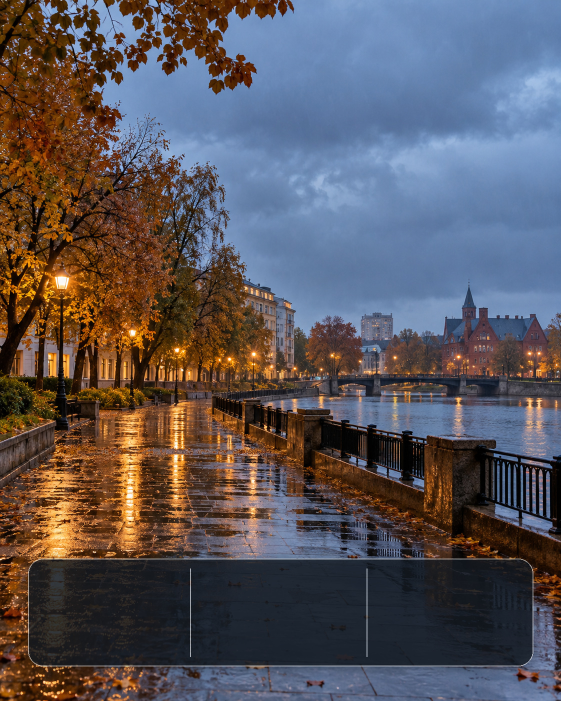
#> input picture assets/weekly/kld/kld_blue_evening.jpg, 1122 x 1402 px (shown at 1/2 size)
$ python -i test_weekly_photo_cover.py   (imports and definitions only)
#> lines starting #> are read from the running program, lines starting #| are printed output that depends on the picture
### weekly_photo_cover.py
#!/usr/bin/env python3
# -*- coding: utf-8 -*-
"""Opt-in photographic weekly cover. Pure presentation: does not fetch or change forecasts."""
from __future__ import annotations

import hashlib
import re
from datetime import date, timedelta
from pathlib import Path
from typing import Any

WIDTH, HEIGHT = 1080, 1350
PHOTO_RENDERER_VERSION = "weekly_photo_v1_candidate"
ASSETS: dict[str, dict[str, str]] = {
    "cyprus": {
        "neutral": "cy_clouds.jpg", "sunny": "cy_sunny.jpg", "sunset": "cy_sunset.jpg",
    },
    "kld": {
        "neutral": "kld_blue_evening.jpg", "wet": "kld_blue_evening.jpg",
        "coast": "kld_baltic_coast.jpg", "golden": "kld_golden_city.jpg",
    },
}
RUSSIAN_MONTHS = (
    "", "января", "февраля", "марта", "апреля", "мая", "июня",
    "июля", "августа", "сентября", "октября", "ноября", "декабря",
)


_SECTION_HEADINGS = (
    "✨ Главный фон недели", "🌿 Смысл недели", "🌦 Погода", "🌊 Море", "🌊 Балтика",
    "🏄 Вода и спорт", "🏭 Воздух сейчас", "🧲 Космопогода сейчас",
    "🌙 Луна и астроритм (интерпретация)", "↔️ К прошлому недельному прогнозу",
    "✅ Как прожить неделю",
)


def _section(text: str, heading: str) -> str:
    """Stop at another section header: missing weather must never borrow another fact."""
    lines = [line.strip() for line in text.splitlines()]
    for i, line in enumerate(lines):
        if line == heading:
            for candidate in lines[i + 1:]:
                if not candidate:
                    continue
                if candidate in _SECTION_HEADINGS:
                    return ""
                return candidate
            return ""
    return ""


def _section_lines(text: str, heading: str) -> list[str]:
    """Every non-empty line of a section, for safety scans (not for display)."""
    lines = [line.strip() for line in text.splitlines()]
    for i, line in enumerate(lines):
        if line == heading:
            found: list[str] = []
            for candidate in lines[i + 1:]:
                if candidate in _SECTION_HEADINGS:
                    break
                if candidate:
                    found.append(candidate)
            return found
    return []


def _is_partial(text: str) -> bool:
    signal = text.casefold()
    return any(phrase in signal for phrase in (
        "не подтвержд", "пока не собран", "прогноз уточн", "недостаточно данных",
        "данные обновляются", "неполный прогноз", "нет данных",
    ))


def _temperature(weather: str, main_fact: str) -> str:
    # Fail closed whenever the weekly forecast says its own seven-day coverage is not confirmed.
    if _is_partial(weather) or _is_partial(main_fact):
        return "Уточняется"
    match = re.search(r"(?<!\d)(-?\d{1,2})\s*[–—−-]\s*(-?\d{1,2})\s*°\s*[CС]", weather)
    return f"{match.group(1)}–{match.group(2)}°C" if match else "Не указана"


def _sea(sea_line: str) -> str:
    if _is_partial(sea_line):
        return "Уточняется"
    match = re.search(r"(?<!\d)(-?\d{1,2})\s*[–—−-]\s*(-?\d{1,2})\s*°\s*[CС]", sea_line)
    if match:
        return f"{match.group(1)}–{match.group(2)}°C"
    match = re.search(r"(?<!\d)(-?\d{1,2})\s*°\s*[CС]", sea_line)
    return f"{match.group(1)}°C" if match else "Не указана"


def _critical_warning(content: str) -> bool:
    """Preserve genuine safety cues, ignoring only bounded explicit storm negations."""
    # A headline saying "без штормовых предупреждений" does not itself signal
    # a storm.  Remove ONLY explicit storm negations from a detection copy;
    # distinct storm/wave/gust/ice/thunder warnings still force legacy fallback.
    signal = content.casefold()
    storm = r"шторм\w*"
    for pattern in (
        rf"\b(?:без|нет|никаких)\s+{storm}(?:\s+предупрежден\w*)?\b",
        rf"\bотсутству\w*\s+{storm}(?:\s+предупрежден\w*)?\b",
        rf"\bне\s+(?:ожида\w*|прогнозиру\w*|предвид\w*|будет)\s+{storm}\b",
        rf"\b{storm}(?:\s+предупрежден\w*)?\s+(?:нет|отсутству\w*|не\s+(?:ожида\w*|прогнозиру\w*|предвид\w*|будет))\b",
    ):
        signal = re.sub(pattern, " ", signal)
    return bool(re.search(
        r"\b(?:шторм\w*|опасн\w*|порыв\w*|гроз\w*|голол[её]д\w*|метел\w*|"
        r"высоки[ех] волны|не выходить|отложить|запрещен\w*|запрещён\w*)\b",
        signal,
    ))


# Routine advice such as "проверять порывы и направление" is not itself a
# gust warning.  Only that bounded phrase is neutralised; a gust value or any
# other hazard cue on the same line still counts.
_SPORT_ADVICE = re.compile(
    r"\b(?:провер\w*|учитыва\w*|следить\s+за)\s+порыв\w*(?:\s+и\s+направлени\w*)?(?=\s*(?:[.;,]|$))"
)
_SPORT_DANGER = re.compile(
    r"\b(?:сильн\w*\s+(?:ветер|ветр\w*|порыв\w*|волн\w*)|небезопасн\w*|не\s+рекоменд\w*)\b"
)


# [4 lines left out: function _sport_warning, not called in this run]


def _weather_summary(weather: str, main_fact: str) -> str:
    if _is_partial(weather) or _is_partial(main_fact):
        return "Прогноз на 7 дней\nуточняется"
    tail = weather.split(";", 1)[1].strip() if ";" in weather else weather.strip()
    # Never suppress a leading storm/ice warning when splitting off a temperature clause.
    if _critical_warning(weather.split(";", 1)[0]):
        return weather.strip()
    return tail if tail else "Без подтверждённых данных"


def _scenario(region: str, weather: str, main_fact: str) -> str:
    # Backdrop is an illustration, NOT a meteorological observation.
    if _is_partial(weather) or _is_partial(main_fact):
        return "neutral"
    s = f"{main_fact} {weather}".casefold()
    if region == "cyprus":
        if any(x in s for x in ("ясн", "солнечн", "безоблач")):
            return "sunny"
        if any(x in s for x in ("закат", "теплые вечера", "тёплые вечера")):
            return "sunset"
        return "neutral"
    # A negated storm/rain cue must not select a hazardous/wet background.
    # Strip only bounded explicit negations; a separate positive hazard still wins.
    storm = r"(?:шторм\w*|сильн\w*\s+(?:ветр\w*|порыв\w*))"
    rain = r"(?:дожд\w*|ливн\w*)"
    for cue in (storm, rain):
        for pattern in (
            rf"\b(?:без|нет|никаких|отсутствуют|отсутствует)\s+{cue}(?:\s+предупрежден\w*)?",
            rf"\bне\s+(?:ожида\w*|прогнозиру\w*|предвид\w*|будет)\s+{cue}",
            rf"\b{cue}(?:\s+предупрежден\w*)?\s+не\s+(?:ожида\w*|прогнозиру\w*|предвид\w*|подтвержд\w*)",
            rf"\b{cue}(?:\s+предупрежден\w*)?\s+(?:нет|отсутствуют|отсутствует)",
        ):
            s = re.sub(pattern, " ", s)
    if re.search(storm, s):
        return "coast"
    if any(x in s for x in ("дожд", "ливн", "сыро", "влажн")):
        return "wet"
    if any(x in s for x in ("ясн", "солнечн")):
        return "golden"
    return "neutral"


def _font(size: int, bold: bool = False):
    from PIL import ImageFont
    paths = (
        ("/usr/share/fonts/truetype/dejavu/DejaVuSans-Bold.ttf" if bold else "/usr/share/fonts/truetype/dejavu/DejaVuSans.ttf"),
        ("/usr/share/fonts/truetype/liberation2/LiberationSans-Bold.ttf" if bold else "/usr/share/fonts/truetype/liberation2/LiberationSans-Regular.ttf"),
        ("C:/Windows/Fonts/arialbd.ttf" if bold else "C:/Windows/Fonts/arial.ttf"),
    )
    for path in paths:
        if Path(path).exists():
            return ImageFont.truetype(path, size=size)
    raise RuntimeError("No Cyrillic-capable TrueType font available for weekly photo cover")


def _fit(draw: Any, content: str, font: Any, width: int, max_lines: int) -> list[str]:
    """Fit the entire fact, or refuse the photo cover; never elide safety information."""
    words = content.replace("\n", " \uFFF0 ").split()
    lines: list[str] = []
    line = ""
    for word in words:
        if word == "\uFFF0":
            if line:
                lines.append(line)
                line = ""
            continue
        if draw.textbbox((0, 0), word, font=font)[2] > width:
            raise ValueError("Weekly photo fact contains an overwide word; legacy fallback required")
        trial = (line + " " + word).strip()
        if draw.textbbox((0, 0), trial, font=font)[2] <= width:
            line = trial
        else:
            if line:
                lines.append(line)
            line = word
    if line:
        lines.append(line)
    if len(lines) > max_lines:
        raise ValueError("Weekly photo fact exceeds glass panel; legacy fallback required")
    return lines or ["—"]


def _icon(draw: Any, symbol: str, x: int, y: int) -> None:
    from math import cos, sin, pi
    white = (249, 250, 250)
    if symbol == "cloud":
        draw.arc((x-23,y-13,x+11,y+15),start=175,end=312,fill=white,width=2)
        draw.arc((x-9,y-23,x+22,y+14),start=175,end=352,fill=white,width=2)
        draw.line((x-20,y+12,x+23,y+12),fill=white,width=2)
    elif symbol == "sun":
        draw.ellipse((x - 10, y - 10, x + 10, y + 10), outline=white, width=2)
        for a in range(8):
            t = 2 * pi * a / 8
            draw.line((x + 15*cos(t), y + 15*sin(t), x + 23*cos(t), y + 23*sin(t)), fill=white, width=2)
    elif symbol == "sea":
        for dy in (-9, 0, 9):
            draw.arc((x-22, y+dy-7, x+22, y+dy+9), start=190, end=340, fill=white, width=2)
    elif symbol == "wind":
        for dy in (-10, 0, 11):
            draw.arc((x-14, y+dy-9, x+17, y+dy+12), 155, 330, fill=white, width=2)
    else:  # thermometer
        draw.rounded_rectangle((x-5,y-20,x+5,y+12), radius=5,outline=white,width=2)
        draw.ellipse((x-8,y+5,x+8,y+22), fill=white)


def _week_label(start: date) -> str:
    from datetime import timedelta
    end = start + timedelta(days=6)
    if start.month == end.month:
        return f"{start.day}–{end.day} {RUSSIAN_MONTHS[start.month]}"
    return f"{start.day} {RUSSIAN_MONTHS[start.month]} – {end.day} {RUSSIAN_MONTHS[end.month]}"


def _kld_autumn_photo_week(start: date) -> bool:
    """Only full October/November weeks match the three autumn foliage backdrops."""
    end = start + timedelta(days=6)
    return start.month in (10, 11) and end.month in (10, 11)


# KLD weekly images are 1080×1350; keep header overlays below Telegram's top 10%.
_KLD_TELEGRAM_SAFE_TOP = 135
_KLD_HEADER_GLASS = (36, 150, 1044, 330)
_KLD_COLUMN_LEFT = (82, 421, 760)
_KLD_COLUMN_TEXT_WIDTH = 264


def _kld_header_glass(image: Any) -> Any:
    """Dark translucent heading on non-coast KLD JPGs, preserving top 135px."""
    from PIL import Image, ImageDraw
    overlay = Image.new("RGBA", image.size, (0, 0, 0, 0))
    ImageDraw.Draw(overlay).rounded_rectangle(
        _KLD_HEADER_GLASS, radius=28, fill=(12, 27, 37, 225),
        outline=(245, 250, 252, 180), width=2,
    )
    return Image.alpha_composite(image.convert("RGBA"), overlay).convert("RGB")


# Baked-in coast glass occupies x≈44–939, y≈66–243 on the original JPG.
# Do not composite a second panel; all text must stay below Telegram y=135.
_KLD_COAST_HEADER_SAFE = (60, 135, 920, 233)


# [18 lines left out: function _kld_coast_header, not called in this run]


def render_photo_cover(text: str, *, start: date, output_path: str | Path, region: str) -> dict[str, Any]:
    from PIL import Image, ImageDraw, PngImagePlugin
    if region not in ASSETS:
        raise ValueError("Unsupported weekly cover region")
    if not isinstance(text, str) or not text.strip():
        raise ValueError("Weekly cover text required: do not invent data")
    # These three KLD JPGs show autumn foliage. Never use them for a week
    # containing September, December, winter, spring or summer dates.
    # The caller catches this refusal and keeps the complete legacy cover.
    if region == "kld" and not _kld_autumn_photo_week(start):
        raise ValueError("KLD autumn-only photo assets cannot cover this week")
    main_fact = _section(text, "✨ Главный фон недели")
    weather_fact = _section(text, "🌦 Погода")
    sea_heading = "🌊 Море" if region == "cyprus" else "🌊 Балтика"
    sea_fact = _section(text, sea_heading)
    if not main_fact or not weather_fact or not sea_fact:
        raise ValueError("Weekly source sections are incomplete; refusing photo cover")
    scenario = _scenario(region, weather_fact, main_fact)
    asset = Path(__file__).resolve().parent / "assets" / "weekly" / ("cy" if region == "cyprus" else "kld") / ASSETS[region][scenario]
    if not asset.is_file():
        raise FileNotFoundError(f"Missing weekly candidate cover: {asset}")
    if asset.stat().st_size > 8_000_000:
        raise ValueError("Weekly asset unexpectedly large")
    with Image.open(asset) as source:
        source.load()
        if source.width < WIDTH or source.height < HEIGHT:
            raise ValueError("Weekly template resolution too low")
        image = source.convert("RGB").resize((WIDTH, HEIGHT), Image.Resampling.LANCZOS)
    if region == "kld" and asset.name != "kld_baltic_coast.jpg":
        image = _kld_header_glass(image)
    draw = ImageDraw.Draw(image)
    white = (250, 250, 251)
    light = (221, 236, 243)
    if region == "kld" and asset.name == "kld_baltic_coast.jpg":
        _kld_coast_header(draw, start)
    else:
        brand_y, title_y, date_y, region_y = (170, 207, 270, 179) if region == "kld" else (76, 116, 192, 145)
        draw.text((65, brand_y), "VAYBOMETER · " + ("CYPRUS" if region == "cyprus" else "KALININGRAD"), font=_font(22, True), fill=light)
        draw.text((64, title_y), "ВАЙБ НЕДЕЛИ", font=_font(53, True), fill=white, stroke_width=1, stroke_fill=(40, 55, 64))
        draw.text((66, date_y), _week_label(start), font=_font(29), fill=white)
        small_region = "ЛИМАССОЛ\nИ ОСТРОВ" if region == "cyprus" else "КАЛИНИНГРАД\nИ ОБЛАСТЬ"
        right_font = _font(17, True)
        for index, s in enumerate(small_region.splitlines()):
            box = draw.textbbox((0, 0), s, font=right_font)
            draw.text((896-(box[2]-box[0]), region_y + 23*index), s, font=right_font, fill=light)

    weather_summary = _weather_summary(weather_fact, main_fact)
    # This three-column cover cannot safely show independent marine alerts.
    # Reject it rather than display a reassuring temperature-only sea column.
    # Scan every line of a section: the columns only show its first line.
    if any(_critical_warning(line) for line in _section_lines(text, sea_heading)):
        raise ValueError("Weekly marine alert cannot be represented in photo columns")
    if _critical_warning(main_fact) and not _critical_warning(weather_summary):
        raise ValueError("Weekly headline alert would be omitted from photo columns")
    if any(_critical_warning(line) for line in _section_lines(text, "✨ Главный фон недели")[1:]):
        raise ValueError("Weekly headline alert on a later line would be omitted from photo columns")
    if any(_critical_warning(line) for line in _section_lines(text, "🌦 Погода")[1:]):
        raise ValueError("Weekly weather alert on a later line would be omitted from photo columns")
    if any(_sport_warning(line) for line in _section_lines(text, "🏄 Вода и спорт")):
        raise ValueError("Weekly water/sport alert cannot be represented in photo columns")
    temp = _temperature(weather_fact, main_fact)
    sea = _sea(sea_fact)
    facts = [
        ("ПОГОДА", weather_summary, "sun" if scenario in ("sunny", "sunset", "golden") else "cloud"),
        ("ТЕМПЕРАТУРА", temp, "temp"),
        (("МОРЕ" if region == "cyprus" else "БАЛТИКА"), sea, "sea"),
    ]
    # Glass panels are baked into each JPG at slightly different vertical positions.
    # Keep the bottom text inside their measured safe interior, including all 3 lines.
    panel_top = {
        "kld_blue_evening.jpg": 1075,
        "kld_baltic_coast.jpg": 1041,
        "kld_golden_city.jpg": 1038,
    }.get(asset.name, 1075)
    for index, (heading, value, symbol) in enumerate(facts):
        # Inset all KLD columns past the widest baked-in frame (R12-V).
        # Cyprus remains unchanged; original JPGs and their glass are untouched.
        left = _KLD_COLUMN_LEFT[index] if region == "kld" else 49 + index * 339
        text_width = _KLD_COLUMN_TEXT_WIDTH if region == "kld" else 293
        font = _font(24, bold=(index != 0))
        wrapped_lines = _fit(draw, value, font, text_width, 3)
        # Explicit geometry contract: even the lowest glyph must remain in glass.
        glass_bottom = panel_top + 207
        for lineno, wrapped in enumerate(wrapped_lines):
            bounds = draw.textbbox((left, panel_top + 107 + lineno*31), wrapped, font=font, stroke_width=1)
            if bounds[3] > glass_bottom or (region == "kld" and (bounds[0] < left - 1 or bounds[2] > left + text_width + 2)):
                raise ValueError("Weekly photo text outside glass safe zone")
        heading_font = _font(19, True)
        heading_bounds = draw.textbbox((left, panel_top + 73), heading, font=heading_font)
        if region == "kld" and heading_bounds[2] > left + text_width:
            raise ValueError("Weekly photo heading outside glass safe zone")
        _icon(draw, symbol, left + 24, panel_top + 38)
        draw.text((left, panel_top + 73), heading, font=heading_font, fill=white)
        for lineno, wrapped in enumerate(wrapped_lines):
            draw.text((left, panel_top + 107 + lineno*31), wrapped, font=font, fill=white, stroke_width=1, stroke_fill=(38, 44, 49))
    output = Path(output_path)
    output.parent.mkdir(parents=True, exist_ok=True)
    metadata: dict[str, Any] = {
        "renderer_version": PHOTO_RENDERER_VERSION, "region": region,
        "week_start": start.isoformat(), "week_label": _week_label(start),
        "variant": scenario, "main_fact": main_fact,
        "weather_fact": weather_fact, "sea_fact": sea_fact,
        "temperature_label": temp, "sea_temperature_label": sea,
        "asset_sha256": hashlib.sha256(asset.read_bytes()).hexdigest(),
        "source_text_sha256": hashlib.sha256(text.encode("utf-8")).hexdigest(),
        "backdrop_is_artistic_illustration": True,
    }
    info = PngImagePlugin.PngInfo()
    for k, v in metadata.items():
        info.add_text(k, str(v))
    image.save(output, format="PNG", pnginfo=info, optimize=True)
    return dict(metadata, path=str(output), width=WIDTH, height=HEIGHT)


__all__ = ["PHOTO_RENDERER_VERSION", "render_photo_cover"]

### tools/test_weekly_photo_cover.py
#!/usr/bin/env python3
"""Offline pure visual regression; use: python tools/test_weekly_photo_cover.py"""
from __future__ import annotations
import os
import sys
import tempfile
from datetime import date
from pathlib import Path
from PIL import Image, ImageChops

ROOT = Path(__file__).resolve().parents[1] if Path(__file__).parent.name == 'tools' else Path(__file__).parent
sys.path.insert(0,str(ROOT))
import weekly_photo_cover as photo

def run_tests() -> None:
    region = 'cyprus' if (ROOT/'assets/weekly/cy').is_dir() else 'kld'
    if region == 'cyprus':
        base_text = (
            "🗓 Вайб недели: 12–18 октября\n\n✨ Главный фон недели\n"
            "Полный прогноз на все 7 дней пока не подтверждён; погодные ориентиры недели уточнятся ближе к датам.\n\n"
            "🌦 Погода\nПолный прогноз на все 7 дней пока не собран; температуру, осадки и ветер лучше уточнять ближе к датам.\n\n"
            "🌊 Море\nСредняя вода 25–26°C; лучше утром или ближе к закату."
        )
    else:
        base_text = (
            "🗓 Вайб недели: 12–18 октября\n\n✨ Главный фон недели\n"
            "влажная и ветреная неделя; у Балтики лучше выбирать защищённые прогулки.\n\n"
            "🌦 Погода\nТемпература держится в диапазоне 11–15°C; дождевые окна возможны во второй половине недели.\n\n"
            "🌊 Балтика\nВода 15–16°C; у открытой воды ветер ощущается сильнее."
        )
    assert photo._temperature('Температура держится в диапазоне 14–28°C', 'Полный прогноз не подтверждён') == 'Уточняется'
    assert photo._temperature('Температура держится в диапазоне 11–15°C', 'Влажно') == '11–15°C'
    assert photo._temperature('Без цифрового диапазона', 'Влажно') == 'Не указана'
    assert photo._sea('Вода 15–16°C; у открытой воды ветер сильнее') == '15–16°C'
    # No cross-section borrowing when a published source section is blank.
    empty_weather = base_text.replace("🌦 Погода\n", "🌦 Погода\n\n")
    empty_weather = empty_weather.replace(
        "🌦 Погода\n\n" + ("Полный прогноз на все 7 дней пока не собран; температуру, осадки и ветер лучше уточнять ближе к датам." if region == 'cyprus' else "Температура держится в диапазоне 11–15°C; дождевые окна возможны во второй половине недели."),
        "🌦 Погода\n\n",
    )
    assert photo._section(empty_weather, "🌦 Погода") == ""
    assert photo._section("🌊 Море\n\n🏄 Вода и спорт\nSUP: ...", "🌊 Море") == ""
    assert photo._section("🌊 Балтика\n\n🏄 Вода и спорт\nSUP: ...", "🌊 Балтика") == ""
    assert photo._week_label(date(2026,10,12)) == '12–18 октября'
    assert photo._week_label(date(2026,10,30)) == '30 октября – 5 ноября'
    assert photo._scenario(region,'', 'прогноз не подтверждён') == 'neutral'
    with tempfile.TemporaryDirectory() as tmp:
        out = Path(tmp)/'preview.png'
        meta = photo.render_photo_cover(base_text, start=date(2026,10,12),output_path=out,region=region)
#> in render_photo_cover, source is the input picture: PIL image 1122x1402 RGB; mean R, G, B 89.6, 84.6, 89.7
#> in _kld_header_glass, `overlay = Image.new("RGBA", image.size, (0, 0, 0, 0))`: overlay: PIL image 1080x1350 RGBA; every value is 0
#> in _kld_header_glass, `ImageDraw.Draw(overlay).rounded_rectangle( _KLD_HEADER_GLASS, radius=2..`:
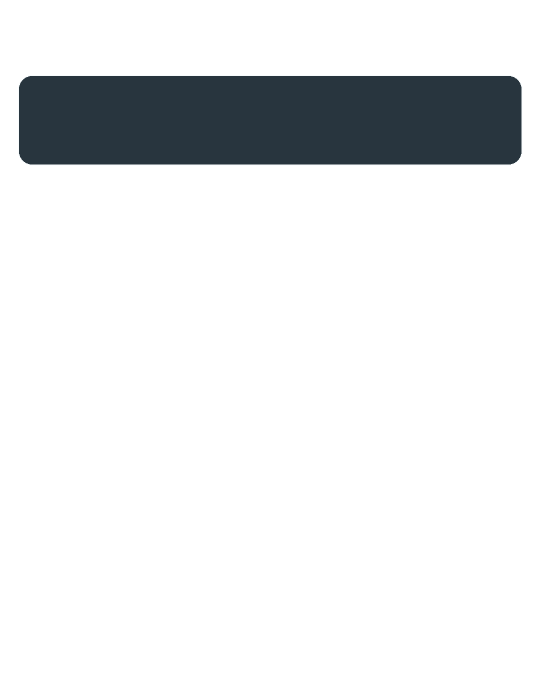
#> overlay: PIL image 1080x1350 RGBA (shown at 1/2 size); mean R, G, B, A 2.2, 4.1, 5.3, 27.9; transparent parts drawn white
#> in _kld_header_glass, `return Image.alpha_composite(image.convert("RGBA"), overlay).convert("..`:
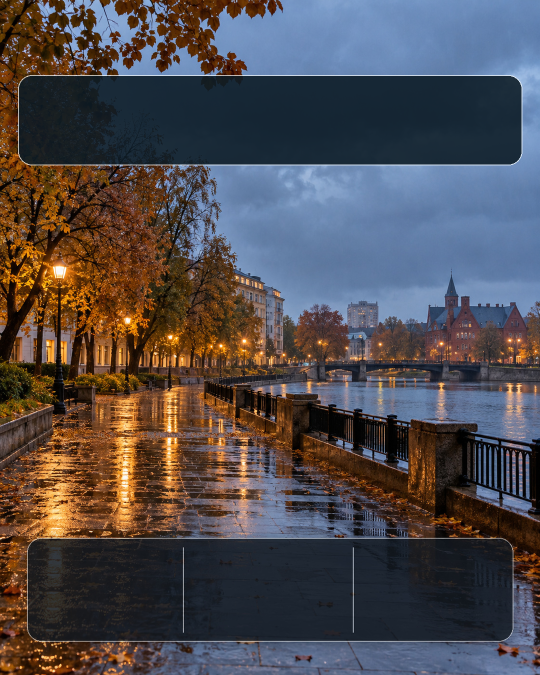
#> returned value: PIL image 1080x1350 RGB (shown at 1/2 size); mean R, G, B 79.9, 74.9, 77.9
#> the loop in render_photo_cover, `for index, s in enumerate(small_region.splitlines()):` made 2 passes
#> box on passes 1 to 2: (0, 4, 150, 19), (0, 4, 112, 16)
#> the loop in render_photo_cover, `for index, (heading, value, symbol) in enumerate(facts):` made 3 passes
#> (wrapped_lines, heading_bounds) on passes 1 to 3: (['дождевые окна', 'возможны во второй', 'половине недели.'], (82, 1152, 174, 1169)), (['11–15°C'], (421, 1152, 580, 1166)), (['15–16°C'], (760, 1152, 864, 1166))
#> in render_photo_cover, `image.save(output, format="PNG", pnginfo=info, optimize=True)`:
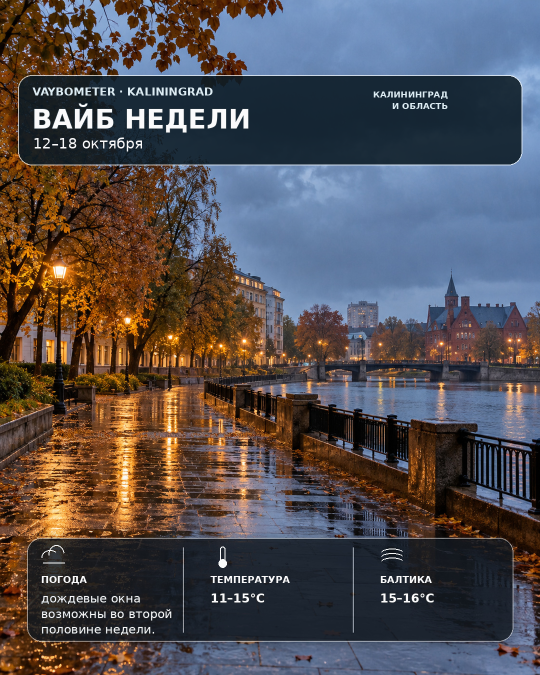
#> saved as preview.png: PIL image 1080x1350 RGB (shown at 1/2 size); mean R, G, B 83.3, 78.2, 81.1
        assert meta['region']==region and meta['renderer_version']==photo.PHOTO_RENDERER_VERSION
        assert len(meta['asset_sha256'])==64
        with Image.open(out) as im:
            assert im.size == (1080,1350)
            assert im.format == 'PNG'
            assert im.info['source_text_sha256']==meta['source_text_sha256']
#> (the run stopped early here; a loop or call above may not have finished)
